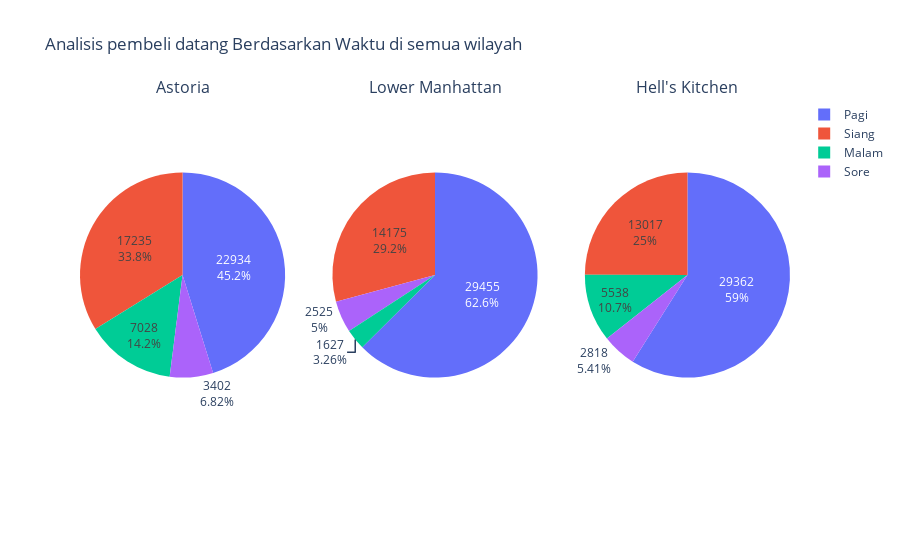

Notebook code cell kept with this figure:
### Code cell
# Buat kategori waktu berdasarkan rentang jam
bins = [6, 12, 17, 18, 24]
labels = ['Pagi', 'Siang', 'Sore', 'Malam']
data['time_category'] = pd.cut(data['transaction_time'].dt.hour, bins=bins, labels=labels, right=False)

# Melakukan pengelompokan data
visitor_data = data.groupby(['store_location', 'time_category'], observed=False).agg({'revenue': 'sum', 'transaction_id': 'count'}).reset_index()
visitor_data.columns = ['store_location', 'time_category', 'revenue', 'visitor_count']

# Membuat subplot
fig = make_subplots(rows=1, cols=3, subplot_titles=['Astoria', 'Lower Manhattan', "Hell's Kitchen"], specs=[[{'type':'pie'}, {'type':'pie'}, {'type':'pie'}]])

# Loop untuk menambahkan pie chart pada setiap subplot
for i, location in enumerate(['Astoria', 'Lower Manhattan', "Hell's Kitchen"], start=1):
    location_data = visitor_data[visitor_data['store_location'] == location]
    fig.add_trace(go.Pie(labels=location_data['time_category'], values=location_data['revenue'],
                         hovertemplate='<b>Waktu</b>: %{label}<br><b>Pendapatan</b>: %{value}<br><b>Pembeli</b>: %{text}',
                         text=location_data['visitor_count'], name=location),
                  row=1, col=i)

fig.update_layout(title='Analisis pembeli datang Berdasarkan Waktu di semua wilayah',
                  showlegend=True)
fig.show()

### Figure 1 — Plotly figure (JSON) as saved in the notebook; plotly's stock layout.template omitted (floating-point values rounded to 4 significant figures)
{"data": [{"domain": {"x": [0, 0.2889], "y": [0, 1]}, "hovertemplate": "<b>Waktu</b>: %{label}<br><b>Pendapatan</b>: %{value}<br><b>Pembeli</b>: %{text}", "labels": ["Pagi", "Siang", "Sore", "Malam"], "name": "Astoria", "text": [22934, 17235, 3402, 7028], "type": "pie", "values": [104900.0, 78570.0, 15840.0, 32890.0]}, {"domain": {"x": [0.3556, 0.6444], "y": [0, 1]}, "hovertemplate": "<b>Waktu</b>: %{label}<br><b>Pendapatan</b>: %{value}<br><b>Pembeli</b>: %{text}", "labels": ["Pagi", "Siang", "Sore", "Malam"], "name": "Lower Manhattan", "text": [29455, 14175, 2525, 1627], "type": "pie", "values": [143900.0, 67140.0, 11510.0, 7508.0]}, {"domain": {"x": [0.7111, 1], "y": [0, 1]}, "hovertemplate": "<b>Waktu</b>: %{label}<br><b>Pendapatan</b>: %{value}<br><b>Pembeli</b>: %{text}", "labels": ["Pagi", "Siang", "Sore", "Malam"], "name": "Hell's Kitchen", "text": [29362, 13017, 2818, 5538], "type": "pie", "values": [139400.0, 59010.0, 12790.0, 25270.0]}], "layout": {"annotations": [{"font": {"size": 16}, "showarrow": false, "text": "Astoria", "x": 0.1444, "xanchor": "center", "xref": "paper", "y": 1, "yanchor": "bottom", "yref": "paper"}, {"font": {"size": 16}, "showarrow": false, "text": "Lower Manhattan", "x": 0.5, "xanchor": "center", "xref": "paper", "y": 1, "yanchor": "bottom", "yref": "paper"}, {"font": {"size": 16}, "showarrow": false, "text": "Hell's Kitchen", "x": 0.8556, "xanchor": "center", "xref": "paper", "y": 1, "yanchor": "bottom", "yref": "paper"}], "showlegend": true, "title": {"text": "Analisis pembeli datang Berdasarkan Waktu di semua wilayah"}}}
